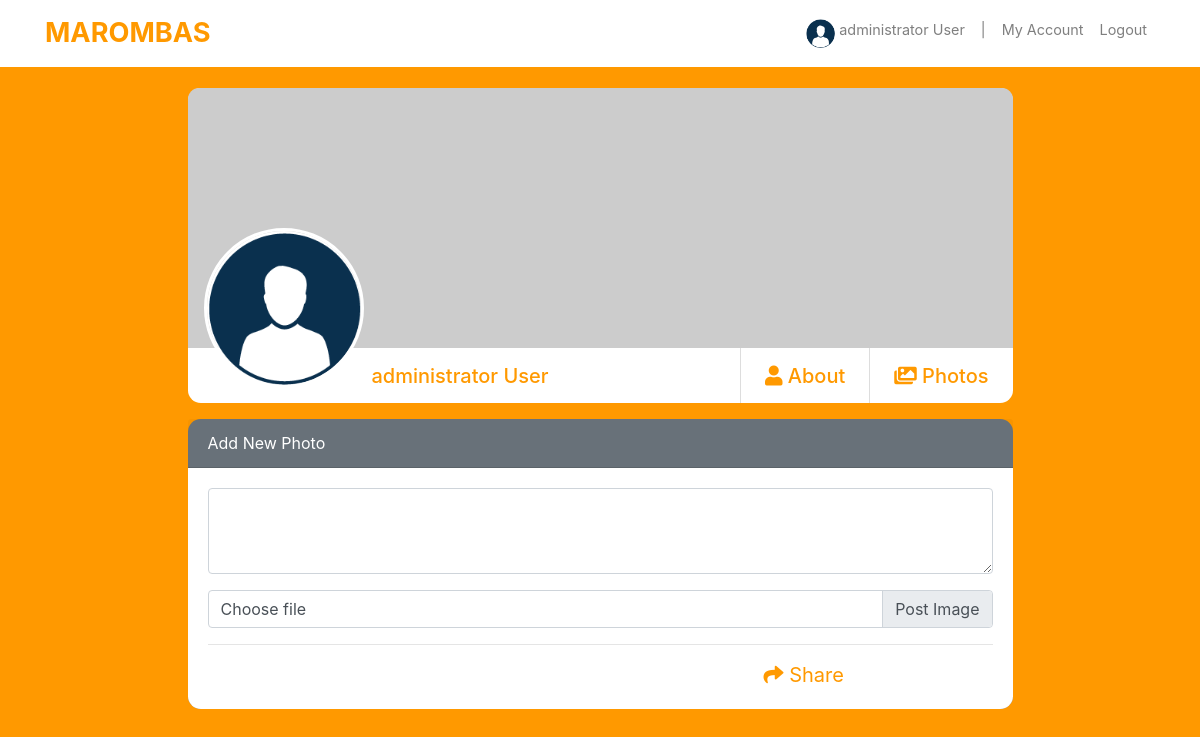
The page /profile/1/photos/add-photos/ (signed in) on the database its author committed.
### accounts/models.py (models this page shows)
class User(AbstractBaseUser, PermissionsMixin):
    first_name = models.CharField('First Name', max_length=50)
    last_name = models.CharField('Last Name', max_length=50)
    username = models.CharField('Username', max_length=60, unique=True)
    email = models.EmailField('E-mail', unique=True)
    birth_date = models.DateField('Birth Date', auto_now=False, null=True)
    description = models.TextField('Description', null=True, blank=True)
    description_card = models.TextField('Brief Description', null=True, blank=True)
    Prof_pic = models.ImageField('Profile Picture', upload_to='user_prof_pic', null=True, blank=True)
    album_photos = models.ImageField('Album photos', upload_to='album_photos', null=True, blank=True)
    cover_image = models.ImageField('Cover Image', upload_to='cover_pics', null=True, blank=True)
    date_joined = models.DateTimeField('Date joined', auto_now_add=True)
    works_out = models.CharField('Works out at', max_length=60)
    last_gym = models.CharField('Last Gym', max_length=60, default='last gym')
    city = models.CharField('Lives in', max_length=60)
    hometown = models.CharField('Hometown', max_length=60)
    is_active = models.BooleanField(default=True)
    is_admin = models.BooleanField(default=False)
    is_staff = models.BooleanField(default=False)
    USERNAME_FIELD = 'email'
    REQUIRED_FIELDS = ['username',]
    object = UserManager()
    class Meta:
        verbose_name = 'User'
        verbose_name_plural = 'Users'
    def __str__(self):
        return f"{self.first_name} {self.last_name}" or self.username

### accounts/views.py (the view)
# urls.py: path('<int:pk>/photos/add-photos/', views.add_photos_page, name='add-photos'),
@login_required
def add_photos_page(request, pk):
    one_user = get_object_or_404(User, pk=pk)
    if request.method == 'POST':
        form_post = PostForm(request.POST or None, request.FILES or None)
        if form_post.is_valid():
            form = form_post.save(commit=False)
            form.author = request.user
            form.save()
            return redirect('accounts:photos', pk)
    else:
        form_post = PostForm()
    context = {
        'one_user': one_user,
        'form_post': form_post,
    }
    return render(request, 'accounts/add_photos.html', context)

### posts/forms.py
class PostForm(forms.ModelForm):
    text = forms.CharField(required=False, widget=forms.Textarea(
        attrs = {
            'class': 'form-control form-edit mb-3',
            'cols': 30,
            'rows': 3,
        }
    ))
    image = forms.ImageField(widget=forms.FileInput(
        attrs = {
            'class': 'custom-file-input',
            'id': 'inputGroupFile04',
            'aria-describedby': 'inputGroupFileAddon04',
        }
    ))
    class Meta:
        model = Post
        fields = ['text', 'image']

### accounts/context_processors.py (called while the page is built)
def user_list(request):
    latest_users = User.object.order_by('-date_joined')[:6]
    return {'user_list': latest_users}

### accounts/templates/accounts/add_photos.html (shortened to what this page needs)
{% extends "base_profile.html" %}
{% load static %}
{% block content %}
    <div class="row d-flex justify-content-center">
        <div class="col-md-1"></div>
        <div class="col-md-9">
            <div class="card mb-3">
                <div class="wrapper">
                    {% if one_user.cover_image %}
                        <img src="{{ one_user.cover_image.url }}" class="card-img-top round-top-img">
                    {% else %}
                        <img src="https://dummyimage.com/600x400/707070/ffffff&text=image+cover" class="card-img-top round-top-img">
                    {% endif %}
                </div>
                <div class="card-body title-name">
                    <a href="{% url 'accounts:profile' one_user.pk %}">
                        {% if one_user.Prof_pic %}
                            <img src="{{ one_user.Prof_pic.url }}" class="prof_main_pic_card float-left mr-2 ml-3 mb-2">
                        {% else %}
                            <img src="{% static 'img/download.png' %}" class="prof_main_pic_card float-left mr-2 ml-3 mb-2">
                        {% endif %}
                    </a>
                    <a href="{% url 'accounts:profile' one_user.pk %}" class="link-color float-left"><h5 class="card-title mt-3">{{ one_user.first_name }} {{ one_user.last_name }}</h5></a>
                    <a href="{% url 'accounts:photos' one_user.pk %}" class="link-color float-right"><h5 class="card-title mr-4 mt-3"><i class="fas fa-images"></i> Photos</h5></a>
                    <a href="{% url 'accounts:about' one_user.pk %}" class="link-color float-right"><h5 class="card-title mr-4 mt-3"><i class="fas fa-user"></i> About</h5></a>
                </div>
            </div>
        </div>
        <div class="col-md-1"></div>
    </div>
    <div class="row d-flex justify-content-center">
        <div class="col-md-9">
            <div class="card text-white bg-secondary mb-3">
                <div class="card-header">
                    Add New Photo
                </div>
                <div class="card-body profiles-card">
                    <form method="POST" enctype="multipart/form-data">
                        <div class="form-group">
                            {{ form_post.text }}
                            <div class="input-group">
                                <div class="custom-file">
                                    <label class="custom-file-label" for="inputGroupFile04">Choose file</label>
                                </div>
                            </div>
                        </div>
                        <hr>
                        <div class="row">
                            <div class="col-md-6 d-flex justify-content-center"></div>
                            <div class="col-md-6 d-flex justify-content-center">
                                <button type="submit" class="btn btn-lg btn-color" style="margin: -10px 0px -10px 0px;"><i class="fas fa-share"></i> Share</button>
                            </div>
                        </div>
                    </form>
                </div>
            </div>
        </div>
    </div>
{% endblock %}

### core/templates/base_profile.html (shortened to what this page needs)
<!DOCTYPE html>
{% load static %}
<html lang="en">
    <head>
        <link rel="stylesheet" href="https://stackpath.bootstrapcdn.com/bootstrap/4.3.1/css/bootstrap.min.css">
        <link rel="stylesheet" href="https://use.fontawesome.com/releases/v5.7.2/css/all.css">
        <link rel="stylesheet" href="{% static 'css/base_style.css' %}">
    </head>
    <body>
        <nav class="navbar fixed-top navbar-expand-lg navbar-light bg-light">
            <div class="container">
                <a class="navbar-brand" href="{% url 'index' %}">MAROMBAS</a>
                <div class="collapse navbar-collapse" id="navbarNav">
                    <ul class="navbar-nav ml-auto">
                        <li class="nav-item normal-li">
                            <a href="{% url 'accounts:profile' user.pk %}" class="nav-link">
                                {% if user.Prof_pic %}
                                    <img src="{{ user.Prof_pic.url }}" class="prof_pic d-inline-block align-top mr-1">{{ user }}
                                {% else %}
                                    <img src="{% static 'img/download.png' %}" class="prof_pic d-inline-block align-top mr-1">{{ user }}
                                {% endif %}
                            </a>
                        </li>
                        <li class="nav-item normal-li">
                            <span class="nav-link">|</span>
                        </li>
                        <li class="nav-item normal-li">
                            <a href="{% url 'accounts:my_account' user.pk %}" class="nav-link">My Account</a>
                        </li>
                        <li class="nav-item normal-li">
                            <a href="{% url 'logout' %}" class="nav-link">Logout</a>
                        </li>
                    </ul>
                </div>
            </div>
        </nav>
        <div class="container">
            {% block content %}
            {% endblock %}
        </div>
    </body>
</html>

### core/static/css/base_style.css (style rules this page uses)
body { background-color: #FF9900; }
.bg-light { background-color: #fff !important; }
.navbar-nav { font-size: 0.9rem; }
.navbar-light .navbar-brand { color: #FF9900; font-weight: bold; font-size: 1.7em; }
.btn-color { color: #FF9900; }
.input-group>.custom-file, .input-group>.custom-select, .input-group>.form-control, .input-group>.form-control-plaintext { width: 25rem; }
.prof_pic { border-radius: 50%; width: 1.8rem; height: 1.8rem; object-fit: cover; }
.prof_main_pic_card { border-radius: 50%; width: 10rem; height: 10rem; object-fit: cover; margin: -120px 0px 0px 0px; border: 3px solid white; }
.card { border: none; border-radius: 0.8rem; }
.link-color { color: #FF9900; }
.profiles-card { background-color: white; color: black; border-bottom-left-radius: 0.8rem; border-bottom-right-radius: 0.8rem; }
.custom-file-input:lang(en)~.custom-file-label::after { content: "Post Image"; }
.round-top-img { height: 260px; object-fit: cover; border-top-left-radius: 0.7rem; border-top-right-radius: 0.7rem; }
.wrapper { height: 260px; width: 100%; }
.title-name { padding: 0; }
label { color: #FF9900; }
li, .help-block { color: #6c757d; font-size: 0.75rem; }
.normal-li { font-size: 0.9rem; }

### rows shown on the page
User: first_name+last_name "administrator User", first_name "administrator", last_name "User"
